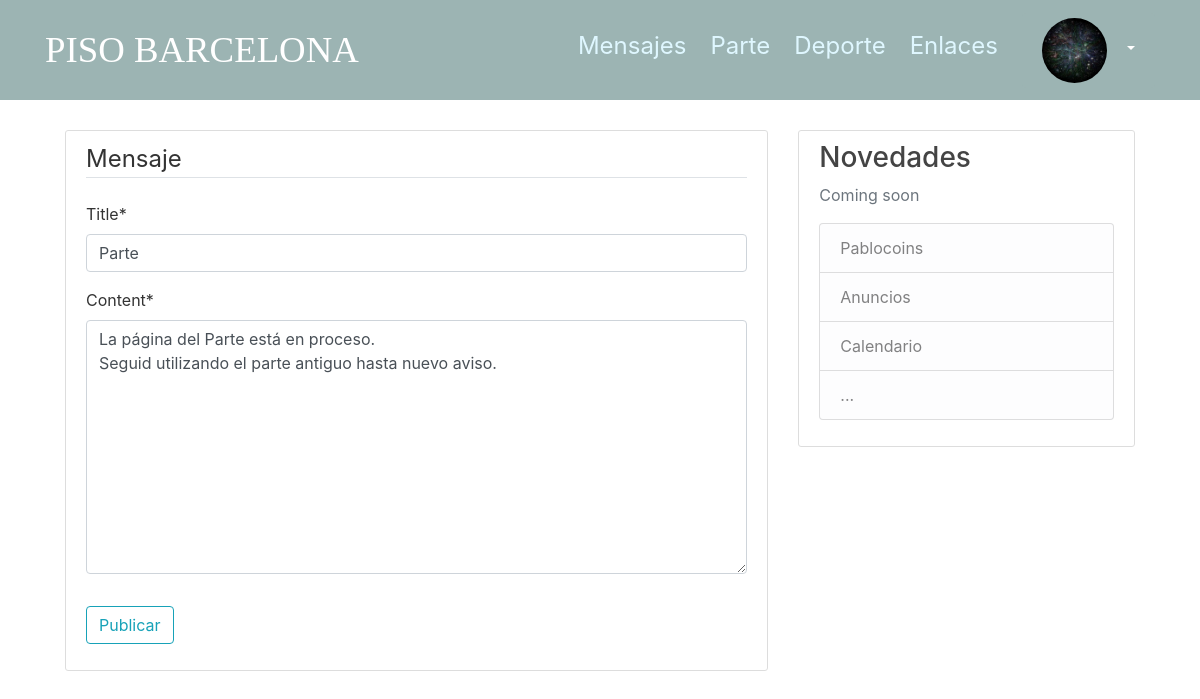
Screenshot of /post/8/update/ (signed in) with the database file from the repository.
### users/models.py (models this page shows, shortened)
class Profile(models.Model):
    user = models.OneToOneField(User, on_delete=models.CASCADE)
    image = models.ImageField(default='default.jpg', upload_to='profile_pics')

### blog/models.py (models this page shows, shortened)
class Post(models.Model):
    title = models.CharField(max_length=100)
    content = models.TextField()
    date_posted = models.DateTimeField(default=timezone.now)
    author = models.ForeignKey(User, on_delete=models.CASCADE)

### blog/views.py (the view, shortened to what this page needs)
# urls.py: path('post/<int:pk>/update/', PostUpdateView.as_view(), name='post-update'),
class PostUpdateView(LoginRequiredMixin, UserPassesTestMixin, UpdateView):
    model = Post
    fields = ['title', 'content']
    def test_func(self):
        post = self.get_object()
        if self.request.user == post.author:
            return True
        return False

### blog/templates/blog/post_form.html (shortened to what this page needs)
{% extends "blog/base.html" %}
{% load crispy_forms_tags %}
{% block content %}
    <div class="content-section">
        <form method="POST">
            <fieldset class="form-group">
                <legend class="border-bottom mb-4">Mensaje</legend>
                {{ form|crispy }}
            </fieldset>
            <div class="form-group">
                <button class="btn btn-outline-info" type="submit">Publicar</button>
            </div>
        </form>
    </div>
{% endblock content %}

### blog/templates/blog/base.html (shortened to what this page needs)
{% load static %}
<!DOCTYPE html>
<html>
<head>
    <link rel="stylesheet" href="https://maxcdn.bootstrapcdn.com/bootstrap/4.0.0/css/bootstrap.min.css">
    <link rel="stylesheet" type="text/css" href="{% static 'blog/main.css' %}">
</head>
<body>
    <header class="site-header">
      <nav class="navbar navbar-expand-md navbar-dark bg-steel fixed-top">
        <div class="container">
          <a class="barcelonaheader" href="{% url 'blog-inicio' %}">PISO BARCELONA</a>
          <div class="collapse navbar-collapse" id="navbarToggle">
            <div class="navbar-nav">
                {% if user.is_authenticated %}
                  <a class="menuheader mr-4" href="{% url 'blog-home' %}">Mensajes</a>
                  <a class="menuheader mr-4" href="{% url 'blog-parte' %}">Parte</a>
                  <a class="menuheader mr-4" href="{% url 'blog-deporte' %}">Deporte</a>
                  <a class="menuheader mr-4" href="{% url 'blog-enlaces' %}">Enlaces</a>
                  <div class="dropdown">
                    <button type="button" class="btn btn-secondary dropdown-toggle" data-toggle="dropdown" aria-haspopup="true" aria-expanded="false"> <img class="rounded-circle article-img" src="{{ user.profile.image.url }}"></button>
                  </div>
                {% else %}
                  <a class="login mr-4" href="{% url 'login' %}">Login</a>
                  <a class="login mr-4" href="{% url 'register' %}">Register</a>
                {% endif %}
              </div>
            </div>
          </div>
        </nav>
      </header>
    <main role="main" class="container">
        <div class="row">
          <div class="col-md-8">
            {% block content %}{% endblock %}
          </div>
          <div class="col-md-4">
            <div class="content-section">
              <h3>Novedades</h3>
              <p class='text-muted'>Coming soon
                <ul class="list-group">
                  <li class="list-group-item list-group-item-light">Pablocoins</li>
                  <li class="list-group-item list-group-item-light">Anuncios</li>
                  <li class="list-group-item list-group-item-light">Calendario</li>
                  <li class="list-group-item list-group-item-light">...</li>
                </ul>
              </p>
            </div>
          </div>
        </div>
      </main>
  </body>
  </html>

### blog/static/blog/main.css (style rules this page uses)
body { background: #F1F1F1; background: url(/media/background/back.png) no-repeat center center fixed; background-size: cover; color: #333333; margin-top: 5rem; padding: 50px; }
h2, h3, h4, h5, h6 { color: #444444; }
ul { margin: 0; }
.bg-steel { background-color: #9CB4B3; opacity: 1; height: 100px; }
.btn-secondary { background-color: #9CB4B3; box-shadow: none; border: none; color: white; padding: 5px 20px; text-align: center; text-decoration: none; display: inline-block; }
.menuheader { color: #dff7ff; font-size: 150%; padding: 15px 0px; display:inline-block; }
.barcelonaheader { color: #ffffff; font-family: 'fuente-titulo'; font-size: 230%; }
.dropdown { position: relative; display: inline-block; }
.content-section { background: #ffffff; padding: 10px 20px; border: 1px solid #dddddd; border-radius: 3px; margin-bottom: 20px; }
.article-img { height: 65px; width: 65px; margin-right: 16px; }

### rows the page displays
Post: title "Parte", content "La página del Parte está en proceso. Seguid utilizando el parte antiguo hasta nuevo aviso."
